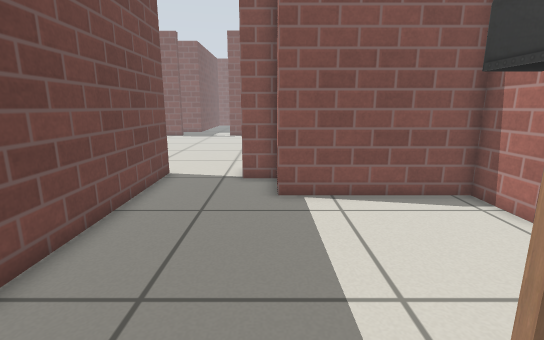
view 1 (above)

19 first-person views from a walk through a world built for the Gazebo simulator. The camera is 0.72 m above the floor, tilts 12° down and sees 85° across. The floor is counted in squares, 0.25 m on a side. Each view is taken from the middle of a square. On the plan, view 1 faces up. The plan holds only what a view shows up to about 20 squares ahead; the rest is blank. The place goes on beyond the plan. Robots are left out. Gazebo's built-in surfaces are drawn with simple patterns. Simple shapes stand in for some stock models.

view 2
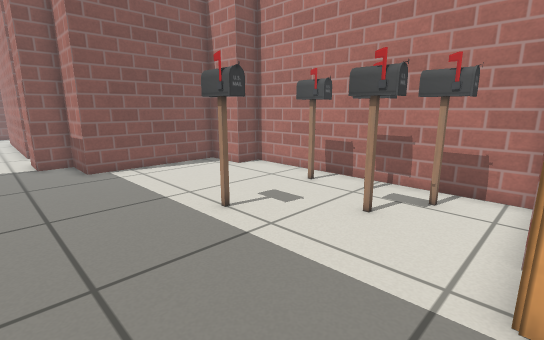

view 3
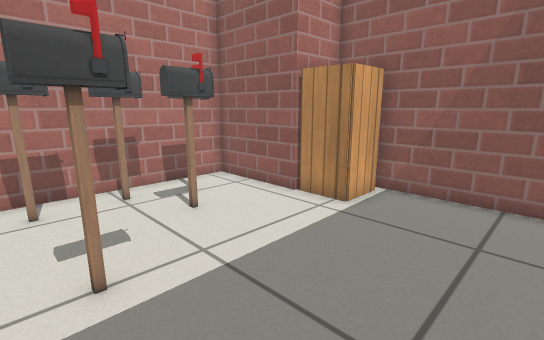

view 4
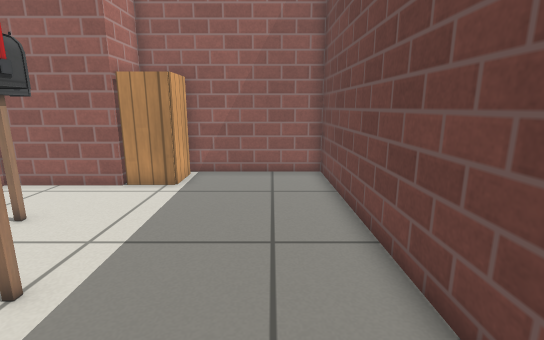

view 5
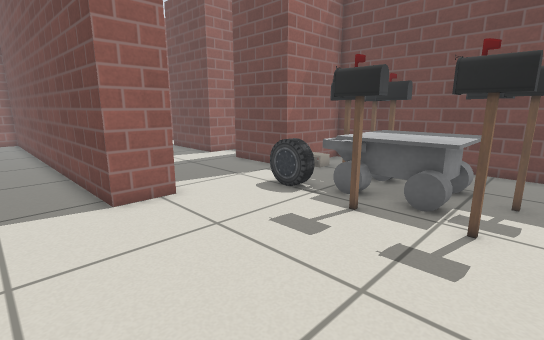

view 6
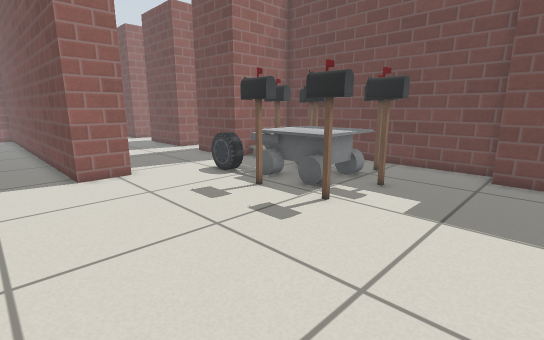

view 7
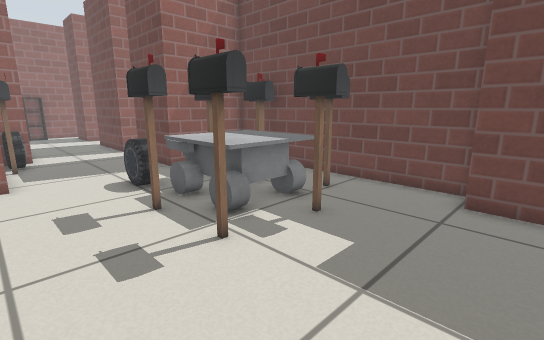

view 8
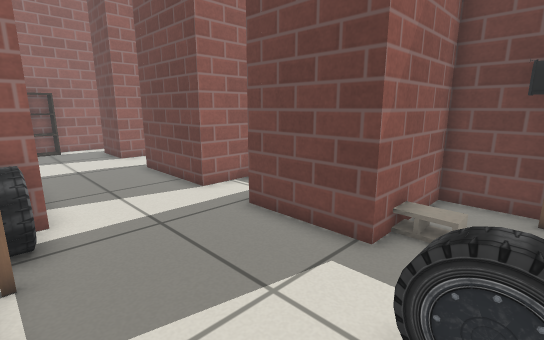

view 9
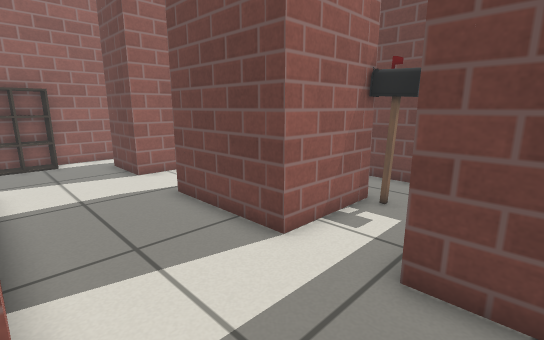

view 10
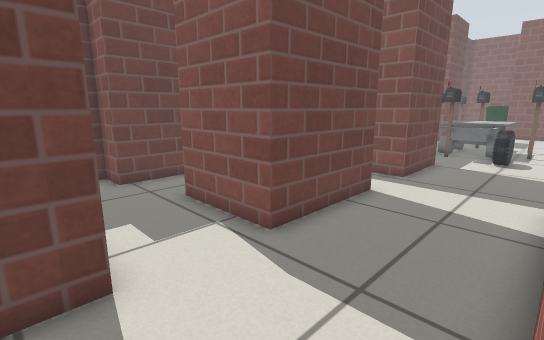

view 11
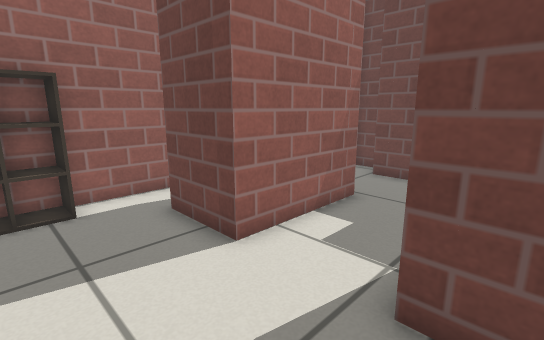

view 12
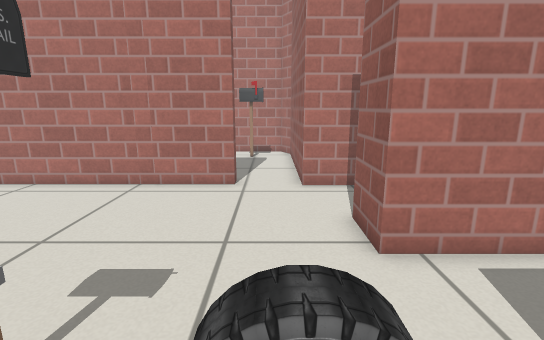

view 13
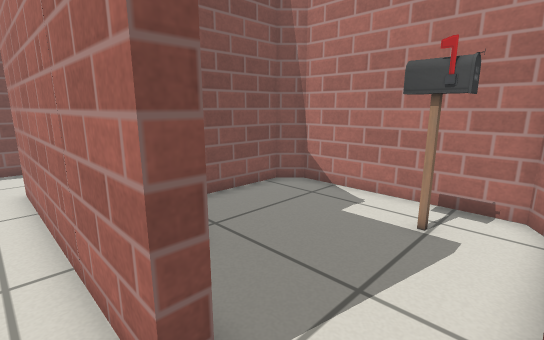

view 14
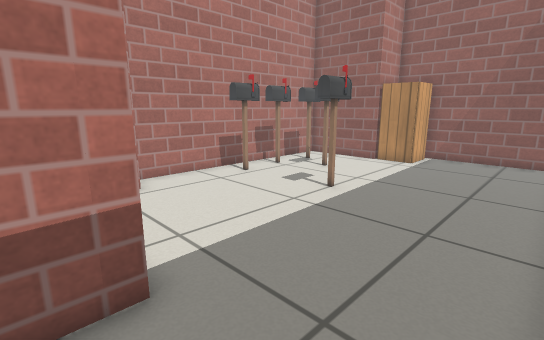

view 15
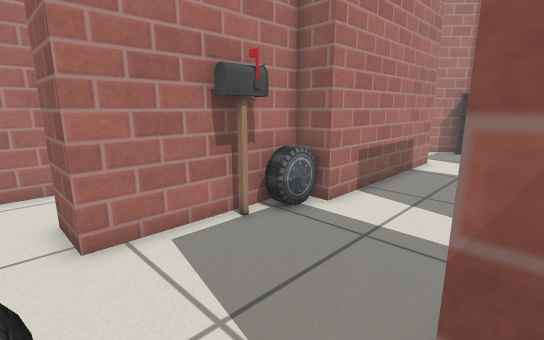

view 16
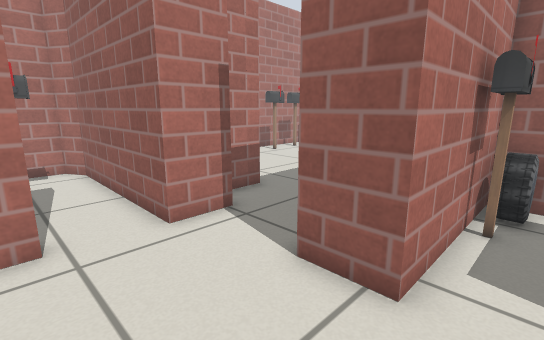

view 17
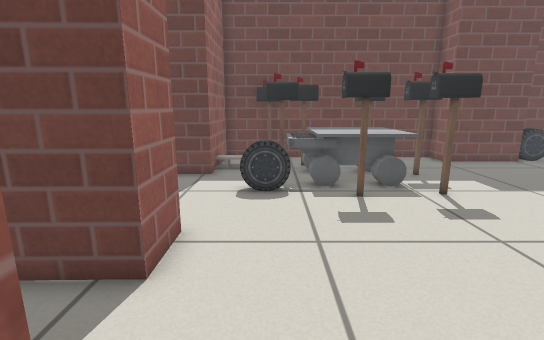

view 18
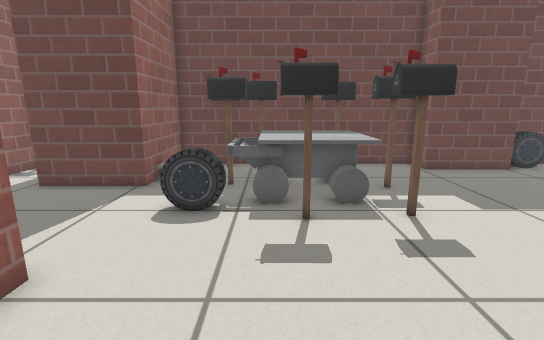

view 19
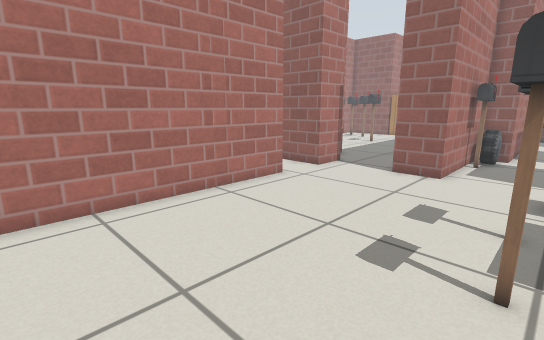

### Floor plan
Points are (right, up) in squares from view 1. A wall is a line through its corners. A room is listed if a view was taken in it or the views show most of it. See-through windows are left out.
Room 1 (views 1, 2, 3, 4)
walls: (-4.6, 10.4) (-4.2, -7.1) (3.6, -7.1) (3.6, -4.7) (8, -4.7) (8, 7) (6.6, 7) (6.6, 9.5) (0.2, 9.5) (0.2, 11.9) (-1.1, 11.9)
ways out: opening at (-2.3, 11) to room 2
objects: cabinet (2, -6) to (3, -5); postbox (2, 1) to (2, 3); postbox (4, -2) to (5, -1); postbox (6, -3) to (7, -2); postbox (6, -1) to (7, 0); postbox (6, 2) to (7, 3)
Room 2 (views 5, 6, 7, 8, 9, 10, 11, 12, 13, 14, 15, 16, 18, 19)
walls: (-15.5, 5.7) (-12.7, 5.7) (-12.7, 0.7) (-16.7, 0.7); (-1.1, 11.9) (-1.1, 13.9); (-19.6, 6) (-19.6, 4.1); (-1.1, 16.4) (-1.1, 26.5); (-19.6, 2.2) (-19.6, -0.4) (-21.1, -0.4); (-8, -2.6) (-8, 6.5) (-6.6, 6.5) (-6.6, 12.9) (-4.6, 12.9) (-4.6, 10.4); (-15.6, 26.5) (-15.6, 24.2) (-17.1, 24.2) (-17.1, 12.4) (-12.7, 12.4) (-12.7, 8.4) (-14.1, 8.4); (-17.8, -2.8) (-12.7, -2.8) (-12.7, -5.9); (-21, -2.3) (-21, -3.9); (-22.5, -4.5) (-22.5, -5.5); (-13.9, -8) (-8.6, -8); (-8.1, -8.1) (-6.6, -6.6)
low walls: (-10.6, -6.8) (-8.1, -6.8)
ways out: opening at (-2.3, 11) to room 1; opening at (-0.5, 15.5) to room 3
objects: postbox (-17, 6) to (-16, 7); postbox (-16, 14) to (-16, 15); postbox (-15, 16) to (-14, 17); postbox (-15, 19) to (-15, 20); cinder block (-14, 13); other object (-14, 16) to (-10, 20); postbox (-13, 15) to (-13, 16); postbox (-13, 21) to (-12, 22); car (-11, 14) to (-10, 16); postbox (-10, 17) to (-9, 18); postbox (-10, 20) to (-9, 21); car (-8, 7) to (-7, 8); postbox (-7, 8) to (-7, 10)
Room 3 (view 17)
walls: (-0.4, 16.4) (-1.1, 16.4); (-1.1, 13.9) (6.4, 13.9) (7.4, 14.4) (7.4, 21.5) (6.6, 22.3) (3.2, 22.3)
ways out: opening at (-0.5, 15.5) to room 2
objects: postbox (5, 15) to (6, 17)

Where each view was taken, in squares from view 1:
view 1: 0 up, 0 right, facing up
view 2: 5 down, 3 left, facing up-right
view 3: 3 up, 3 left, facing down-right
view 4: 6 up, 2 left, facing down
view 5: 22 up, 2 left, facing down-left
view 6: 26 up, 2 left, facing down-left
view 7: 26 up, 6 left, facing down-left
view 8: 15 up, 7 left, facing down-left
view 9: 10 up, 8 left, facing down-left
view 10: 4 down, 8 left, facing up-left
view 11: 2 up, 9 left, facing down-left
view 12: 15 up, 12 left, facing right
view 13: 14 up, 2 left, facing up-right
view 14: 11 up, 4 left, facing down-right
view 15: 14 up, 13 left, facing down-right
view 16: 17 up, 8 left, facing down-right
view 17: 15 up, 0 right, facing left
view 18: 17 up, 2 left, facing left
view 19: 26 up, 10 left, facing down-right
